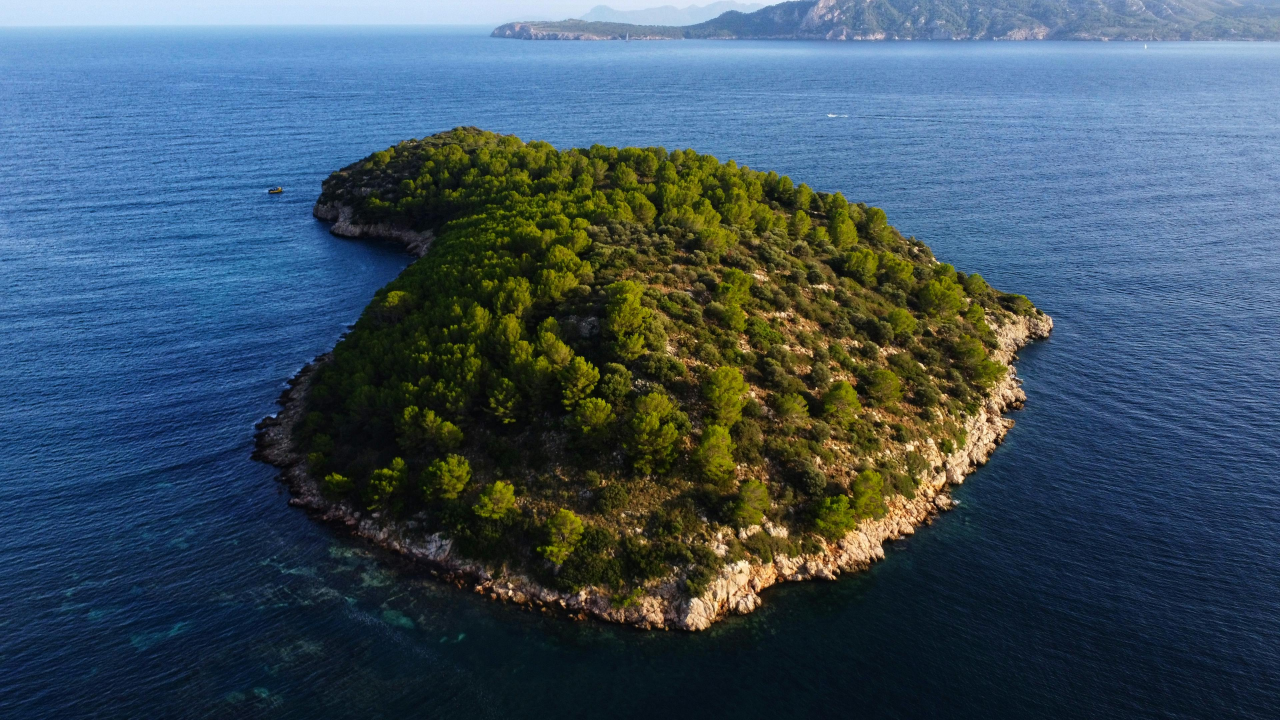
#> input picture source.jpg, 3840 x 2160 px (shown at 1/3 size)
$ python -i encoder.py   (imports and definitions only)
#> lines starting #> are read from the running program, lines starting #| are printed output that depends on the picture
import numpy as np
import struct
import os
import cv2
import time
import tkinter as tk
from tkinter import filedialog
from PIL import Image, ImageTk
from sklearn.cluster import MiniBatchKMeans

# --- ADI v28 FAST CONFIG ---
VERSION = b'AD28'
VOCAB_SIZE = 1024
LIQUID_THRESH = 8.0

# --- VECTORIZED ENGINE ---
def create_grids():
    """Pre-compute the 8x8 coordinate grids for Liquid Math."""
    x = np.linspace(-3.5, 3.5, 8)
    y = np.linspace(-3.5, 3.5, 8)
    xv, yv = np.meshgrid(x, y)
    return xv.astype(np.float32), yv.astype(np.float32)

XV, YV = create_grids()
XV_FLAT = XV.flatten()
YV_FLAT = YV.flatten()
DENOM_X = np.sum(XV**2) # Pre-calc denominator for slope fitting
DENOM_Y = np.sum(YV**2)

# --- ENCODER (Vectorized) ---
def encode_v28_fast(source_file):
#> called with source_file = 'source.jpg'
    out_dir = "outputs"
    if not os.path.exists(out_dir): os.makedirs(out_dir)
    out_file = os.path.join(out_dir, "ADI_IMG.adi")
    print(f"--- ADI v28 FAST ENCODER ---")

    start_time = time.time()

    # 1. LOAD
    img = Image.open(source_file).convert('RGB')
#> img is the input picture: PIL image 3840x2160 RGB; mean R, G, B 61.8, 82.1, 97
    w_orig, h_orig = img.size
#> w_orig = 3840; h_orig = 2160
    # Align to 8x8
    w, h = (w_orig // 8) * 8, (h_orig // 8) * 8
#> w = 3840; h = 2160
    img = img.resize((w, h), Image.Resampling.LANCZOS)

    ycbcr = img.convert('YCbCr')
#> ycbcr: PIL image 3840x2160 YCbCr; mean of channels 0, 1, 2 77.3, 138.4, 116.2
    y = np.array(ycbcr.split()[0], dtype=np.float32)
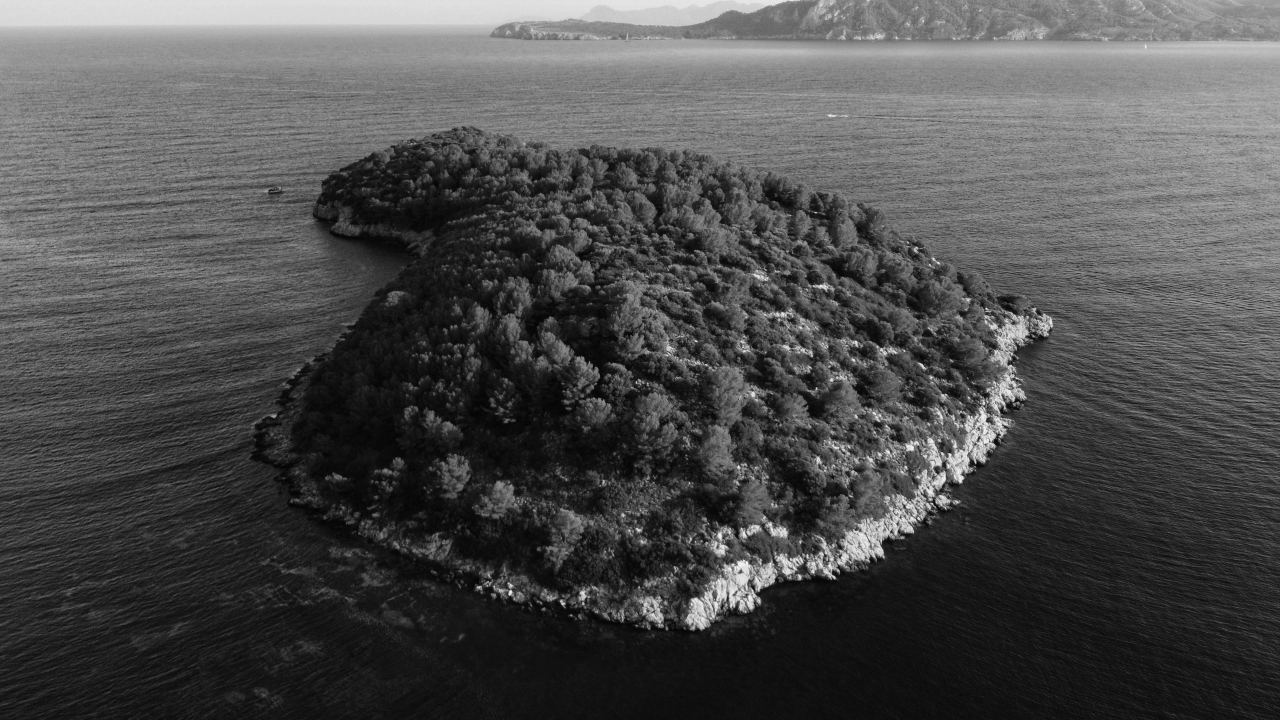
#> y: shape (2160, 3840) float32 (shown at 1/3 size); min 0, max 251, mean 77.3
    cb = np.array(ycbcr.split()[1])
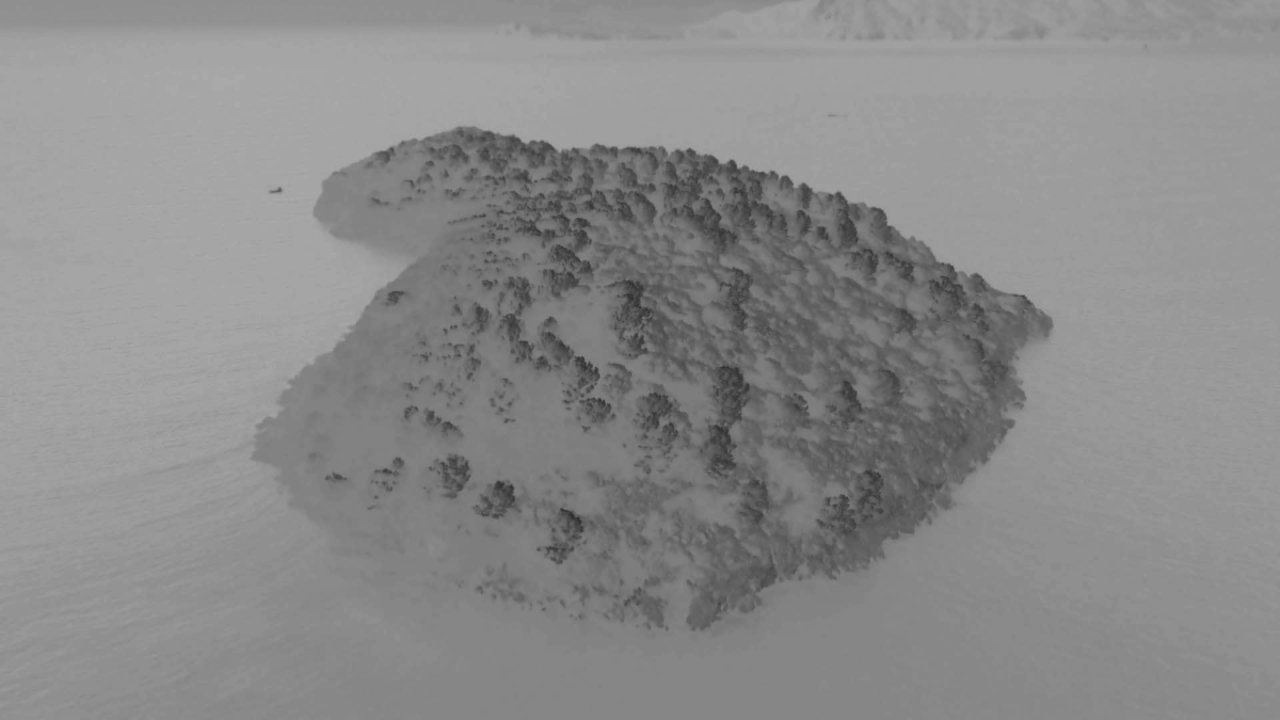
#> cb: shape (2160, 3840) (shown at 1/3 size); min 41, max 173, mean 138.4
    cr = np.array(ycbcr.split()[2])

    # 2. BASE & RESIDUAL
    y_tiny = cv2.resize(y, (w//8, h//8), interpolation=cv2.INTER_AREA)
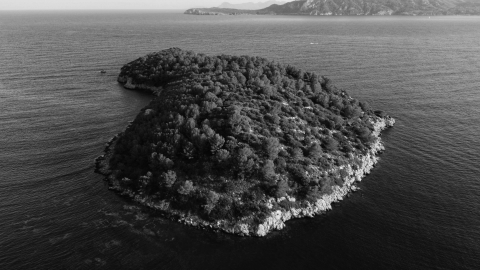
#> y_tiny: shape (270, 480) float32; min 3.91, max 240, mean 77.3
    cb_tiny = cv2.resize(cb, (w//8, h//8), interpolation=cv2.INTER_AREA)
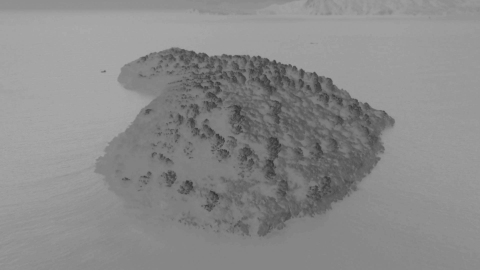
#> cb_tiny: shape (270, 480); min 48, max 169, mean 138.4
    cr_tiny = cv2.resize(cr, (w//8, h//8), interpolation=cv2.INTER_AREA)
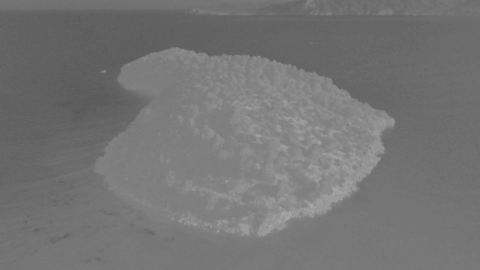
#> cr_tiny: shape (270, 480); min 87, max 172, mean 116.2
    y_pred = cv2.resize(y_tiny, (w, h), interpolation=cv2.INTER_CUBIC)
    residual = y - y_pred
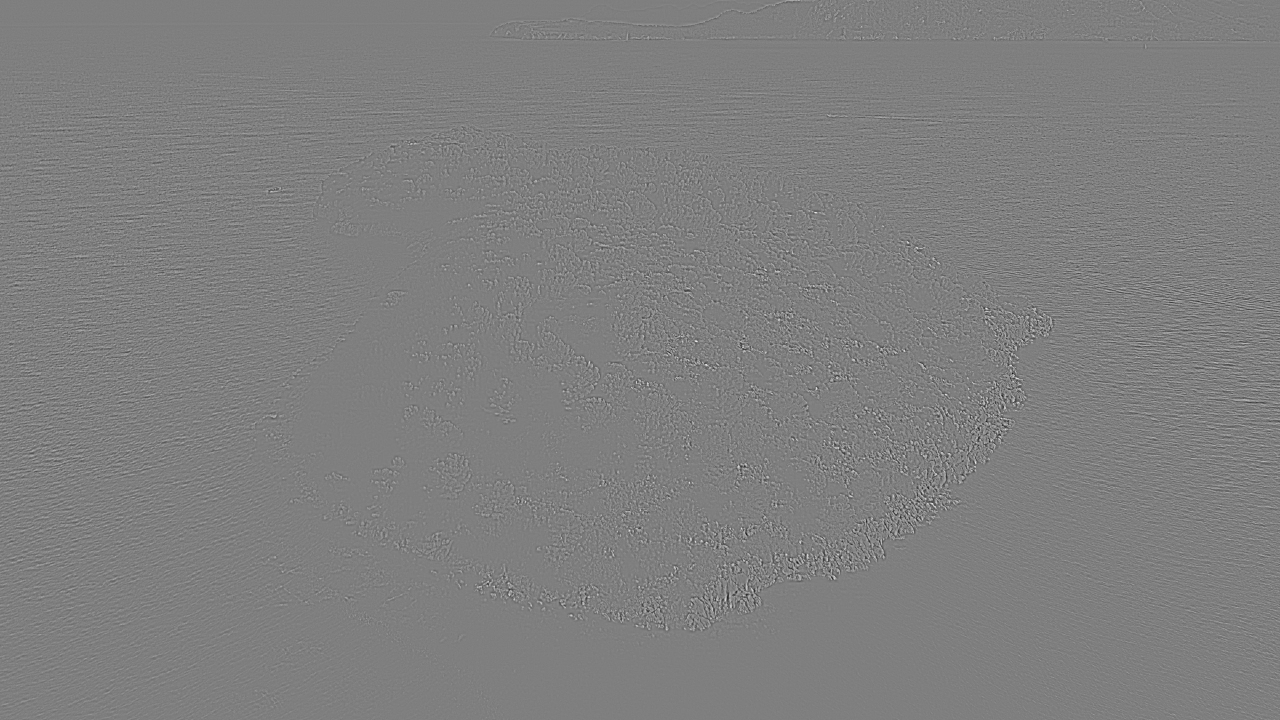
#> residual: shape (2160, 3840) float32 (shown at 1/3 size); min -135, max 135, mean 0; drawn with min black and max white

    # 3. ANALYSIS (Vectorized)
    rows, cols = h // 8, w // 8
#> rows = 270; cols = 480
    # Shape: (N_Blocks, 64)
    blocks = residual.reshape(rows, 8, cols, 8).transpose(0, 2, 1, 3).reshape(-1, 64)

    # Mode Decision
    variances = np.var(blocks, axis=1)
    mode_map = (variances > LIQUID_THRESH) # True=Solid, False=Liquid

    n_solid = np.sum(mode_map)
#> n_solid = 113470
    n_liquid = len(blocks) - n_solid
#> n_liquid = 16130
    print(f"Solid: {n_solid} | Liquid: {n_liquid}")
#| Solid: 113470 | Liquid: 16130

    # Initialize Output Arrays
    # 32-bit Packet: [Mode 1b] [Data 31b]
    stream = np.zeros(len(blocks), dtype=np.uint32)

    # --- PROCESS SOLIDS (VQ) ---
    if n_solid > 0:
        solid_blocks = blocks[mode_map]
        means_s = np.mean(solid_blocks, axis=1)
        stds_s = np.std(solid_blocks, axis=1)
        stds_s[stds_s < 0.1] = 1.0
        norm_s = (solid_blocks - means_s[:, None]) / stds_s[:, None]

        # Train Dictionary
        print("Learning Dictionary...")
        kmeans = MiniBatchKMeans(n_clusters=min(VOCAB_SIZE, len(solid_blocks)), batch_size=4096, n_init=1).fit(norm_s)
        codebook = kmeans.cluster_centers_.astype(np.float32)
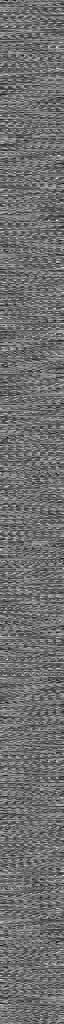
#> codebook: shape (1024, 64) float32; min -3.01, max 3.88, mean 1.94e-09; drawn with min black and max white
        tokens = kmeans.predict(norm_s)

        # Pack Solids (Mode bit 1)
        # Structure: [1 (1b)] [Token (10b)] [Sigma (6b)] [Mu (8b)]
        p_mode = (1 << 31)
        p_tok = (tokens.astype(np.uint32) & 0x3FF) << 14
        p_sig = (np.clip(stds_s, 0, 63).astype(np.uint32)) << 8
        p_mu  = (np.clip(means_s + 128, 0, 255).astype(np.uint32))

        stream[mode_map] = p_mode | p_tok | p_sig | p_mu
    else:
        codebook = np.zeros((1, 64), dtype=np.float32)

    # --- PROCESS LIQUIDS (Math) ---
    if n_liquid > 0:
        liquid_mask = ~mode_map
        liquid_blocks = blocks[liquid_mask]

        # Vectorized Slope Fitting (Dot Product)
        # Slope = sum(blk * grid) / sum(grid^2)
        slopes_x = liquid_blocks @ XV_FLAT / DENOM_X
#> slopes_x = 16130 values, max 1.03 at index 4813, min -1.04 at index 6210, mean -0.000803
        slopes_y = liquid_blocks @ YV_FLAT / DENOM_Y
#> slopes_y = 16130 values, max 1.15 at index 6388, min -1.12 at index 2286, mean 0.00277
        means_l = np.mean(liquid_blocks, axis=1)
#> means_l = 16130 values, max 2.29 at index 5475, min -5.37 at index 7687, mean -0.0695

        # Pack Liquids (Mode bit 0)
        # Structure: [0 (1b)] [SlopeX (6b)] [SlopeY (6b)] [Mu (8b)]
        # Map slope -4.0..4.0 -> 0..63
        qsx = np.clip((slopes_x + 4.0) * 8.0, 0, 63).astype(np.uint32)
#> qsx = 16130 values, max 40 at index 2905, min 23 at index 6210, mean 31.49
        qsy = np.clip((slopes_y + 4.0) * 8.0, 0, 63).astype(np.uint32)
#> qsy = 16130 values, max 41 at index 2146, min 23 at index 2248, mean 31.52
        qmu = np.clip(means_l + 128, 0, 255).astype(np.uint32)
#> qmu = 16130 values, max 130 at index 3934, min 122 at index 7687, mean 127.4

        p_sx = qsx << 14
#> p_sx = 16130 values, max 655360 at index 2905, min 376832 at index 6210, mean 515985.3
        p_sy = qsy << 8
#> p_sy = 16130 values, max 10496 at index 2146, min 5888 at index 2248, mean 8069.1

        stream[liquid_mask] = p_sx | p_sy | qmu

    # 4. WRITE FILE
    import lzma
    c_color = lzma.compress(y_tiny.astype(np.uint8).tobytes() + cb_tiny.tobytes() + cr_tiny.tobytes(), preset=5)
    c_book = lzma.compress(codebook.astype(np.float16).tobytes(), preset=5)
    c_inst = lzma.compress(stream.tobytes(), preset=5) # LZMA crushes the 32-bit padding

    with open(out_file, 'wb') as f:
        f.write(VERSION)
        f.write(struct.pack('<HH', w, h))
        f.write(struct.pack('<III', len(c_color), len(c_book), len(c_inst)))
        f.write(c_color); f.write(c_book); f.write(c_inst)

    orig_size = os.path.getsize(source_file) / 1024
    adi_size = os.path.getsize(out_file) / 1024
    print(f"Time: {time.time()-start_time:.2f}s | Original: {orig_size:.2f} KB | ADI: {adi_size:.2f} KB")
    return out_file

# --- DECODER (Vectorized) ---
# [81 lines left out: function decode_v28_fast, not called in this run]

# --- GUI ---
class ADIFastLiquidJudge:
    # [18 lines left out: functions __init__, do_encode, not called in this run]

    def load_s(self):
        p = filedialog.askopenfilename()
        if p: self.path_s = p; self.img_s = Image.open(p).convert("RGB"); self.upd()

    # [14 lines left out: functions upd, mv, not called in this run]

# [2 lines not run here, left out]

>>> result = encode_v28_fast('source.jpg')
